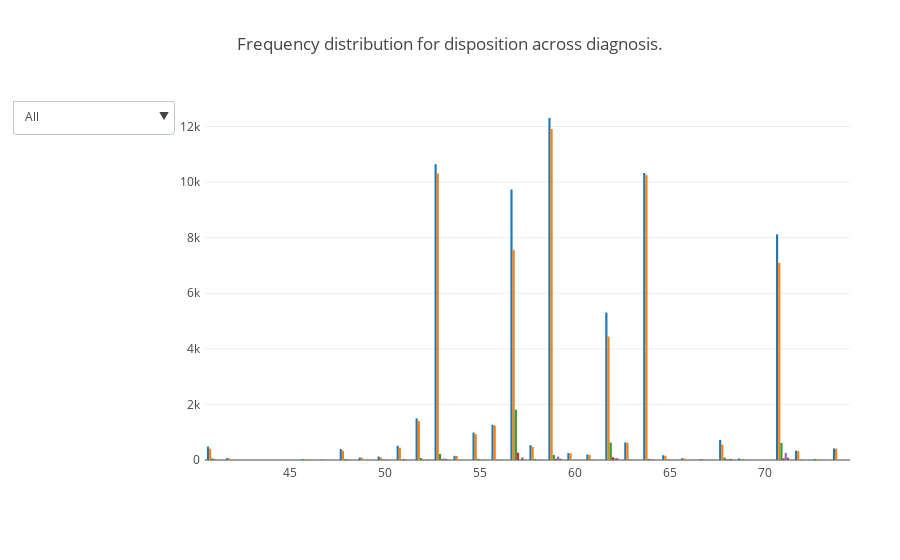

Write notebook code for a chart like this one.
### Code cell
# Plot the dashboard
py.offline.iplot(fig, filename='update_dropdown_2')

### Figure 1 — Plotly figure (JSON) as saved in the notebook; plotly's stock layout.template omitted (floating-point values rounded to 4 significant figures)
{"data": [{"type": "bar", "x": [41, 42, 46, 47, 48, 49, 50, 51, 52, 53, 54, 55, 56, 57, 58, 59, 60, 61, 62, 63, 64, 65, 66, 67, 68, 69, 71, 72, 73, 74], "y": [483, 66, 25, 19, 392, 86, 125, 512, 1495, 10646, 149, 988, 1270, 9735, 534, 12307, 251, 198, 5306, 636, 10326, 170, 64, 32, 724, 54, 8120, 337, 35, 414]}, {"type": "bar", "x": [41, 42, 46, 47, 48, 49, 50, 51, 52, 53, 54, 55, 56, 57, 58, 59, 60, 61, 62, 63, 64, 65, 66, 67, 68, 69, 71, 72, 73, 74], "y": [403, 57, 25, 17, 336, 82, 88, 443, 1399, 10312, 146, 928, 1241, 7561, 472, 11910, 242, 179, 4439, 612, 10248, 147, 58, 29, 554, 26, 7091, 318, 34, 410]}, {"type": "bar", "x": [41, 42, 47, 48, 50, 51, 52, 53, 55, 56, 57, 58, 59, 60, 61, 62, 63, 64, 65, 66, 67, 68, 69, 71, 72, 74], "y": [56, 5, 2, 29, 20, 27, 70, 217, 43, 10, 1811, 42, 185, 2, 17, 630, 15, 43, 13, 1, 3, 88, 23, 613, 12, 2]}, {"type": "bar", "x": [41, 42, 48, 49, 50, 51, 52, 53, 54, 55, 56, 57, 58, 59, 60, 61, 62, 64, 65, 66, 68, 71, 72], "y": [18, 2, 20, 1, 12, 29, 4, 29, 3, 8, 8, 267, 1, 41, 2, 2, 101, 11, 3, 4, 18, 63, 4]}, {"type": "bar", "x": [41, 42, 48, 49, 50, 51, 52, 53, 55, 56, 57, 58, 59, 60, 62, 63, 64, 65, 68, 71, 72, 73, 74], "y": [1, 2, 5, 2, 2, 10, 7, 52, 3, 10, 6, 12, 123, 4, 63, 7, 21, 3, 24, 257, 2, 1, 2]}, {"type": "bar", "x": [41, 48, 49, 50, 51, 52, 53, 55, 56, 57, 58, 59, 60, 62, 63, 64, 65, 66, 68, 69, 71, 72], "y": [5, 2, 1, 3, 3, 15, 34, 6, 1, 88, 7, 48, 1, 66, 2, 3, 3, 1, 39, 3, 83, 1]}, {"type": "bar", "x": [53, 57, 62, 65, 68, 69, 71], "y": [2, 2, 7, 1, 1, 2, 13]}], "layout": {"margin": {"b": 100, "l": 50, "pad": 4, "r": 50, "t": 100}, "showlegend": false, "title": "Frequency distribution for disposition across diagnosis.", "updatemenus": [{"active": 0, "buttons": [{"args": [{"visible": [true, false, false, false, false, false, false, false, false, false, false, false, false, false, false, false, false, false, false, false, false, false, false, false, false, false, false, false, false, false, false]}, {"title": "Distribution of all dispositions across diagnosis"}], "label": "All", "method": "update"}, {"args": [{"visible": [false, true, false, false, false, false, false, false, false, false, false, false, false, false, false, false, false, false, false, false, false, false, false, false, false, false, false, false, false, false, false]}, {"title": "Distribution of Treated and released across diagnosis"}], "label": "Treated and released", "method": "update"}, {"args": [{"visible": [false, false, true, false, false, false, false, false, false, false, false, false, false, false, false, false, false, false, false, false, false, false, false, false, false, false, false, false, false, false, false]}, {"title": "Distribution of Treated and admitted across diagnosis"}], "label": "Treated and admitted", "method": "update"}, {"args": [{"visible": [false, false, false, true, false, false, false, false, false, false, false, false, false, false, false, false, false, false, false, false, false, false, false, false, false, false, false, false, false, false, false]}, {"title": "Distribution of Treated and transfer across diagnosis"}], "label": "Treated and transfer", "method": "update"}, {"args": [{"visible": [false, false, false, false, true, false, false, false, false, false, false, false, false, false, false, false, false, false, false, false, false, false, false, false, false, false, false, false, false, false, false]}, {"title": "Distribution of Left without being s across diagnosis"}], "label": "Left without being s", "method": "update"}, {"args": [{"visible": [false, false, false, false, false, true, false, false, false, false, false, false, false, false, false, false, false, false, false, false, false, false, false, false, false, false, false, false, false, false, false]}, {"title": "Distribution of Held for observation across diagnosis"}], "label": "Held for observation", "method": "update"}, {"args": [{"visible": [false, false, false, false, false, false, true, false, false, false, false, false, false, false, false, false, false, false, false, false, false, false, false, false, false, false, false, false, false, false, false]}, {"title": "Distribution of Fatality, including  across diagnosis"}], "label": "Fatality, including ", "method": "update"}]}]}}
